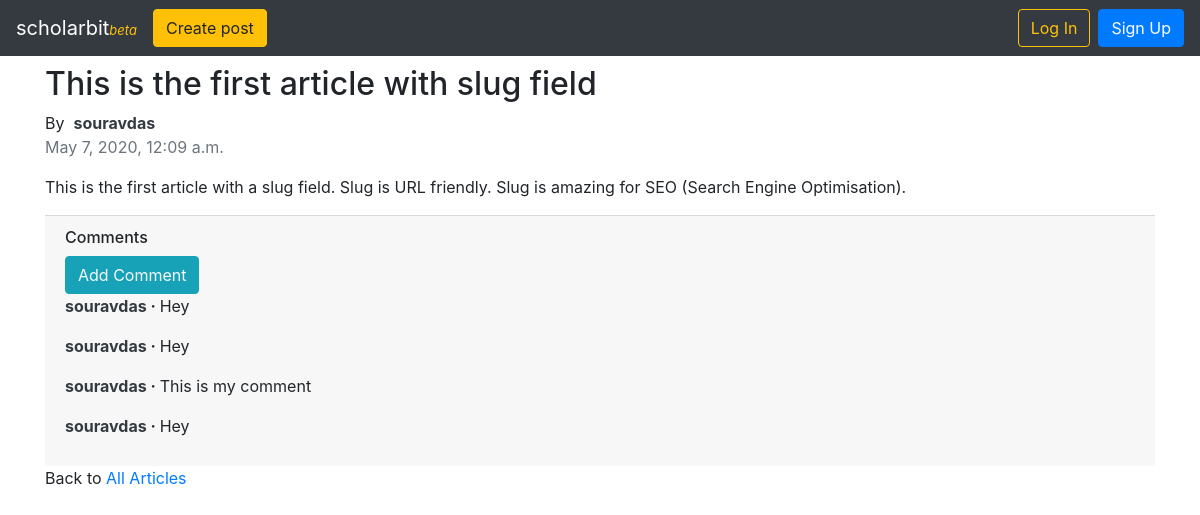
Screenshot of /articles/17/this-is-the-first-article-with-slug-field/ with the database file from the repository.
### articles/models.py (models this page shows, shortened)
class Article(models.Model):
    title = models.CharField(max_length=255)
    slug = models.SlugField(
        default='',
        editable=False,
        max_length=255,
    )
    body = models.TextField()
    date = models.DateTimeField(auto_now_add=True)
    author = models.ForeignKey(
        User,
        on_delete=models.CASCADE,
    )

class Comment(models.Model):
    article = models.ForeignKey(Article, on_delete=models.CASCADE, related_name='comments')
    comment = models.TextField()
    author = models.ForeignKey(
        get_user_model(),
        on_delete=models.CASCADE,
    )
    def __str__(self):
        return self.comment

### users/models.py (models this page shows)
class CustomUser(AbstractUser):
    email = models.EmailField(max_length=254, blank=False, unique = True)
    age = models.PositiveIntegerField(null=True, blank=True)
    college = models.CharField("College Name", max_length = 100, blank=True)
    first_name = models.CharField(max_length = 30)
    last_name = models.CharField(max_length = 50)
    bio = models.TextField("Write something about yourself", blank=True)
    occupation = models.CharField("I am a ", max_length = 50, choices = occupation_choices, blank = True)
    honours = models.CharField("Favourite subject", max_length=50, blank = True)
    avatar = models.TextField("Choose your Avatar", choices = avatar_choices, blank = True)
    degree = models.CharField("If you are student, degree you are pursuing", max_length=250, choices = degree_choices, blank=True)
    university = models.CharField(max_length=50, choices = university_choices, blank=True)

### articles/views.py (the view)
# urls.py: path('<int:pk>/<str:slug>/', ArticleDetailView.as_view(), name='article_detail'),
class ArticleDetailView(DetailView):
    model = Article
    template_name = 'article_detail.html'
    query_pk_and_slug = True

### articles/templates/article_detail.html (shortened to what this page needs)
{% extends 'base.html' %}
{% block content %}
    <div class="article-entry">
        <h2>{{ object.title }}</h2>
        <p>By
            <a href="{% url 'profile' object.author.username %}">
                <span class="font-weight-bold text-dark">{{ object.author }}</span>
            </a>    <br>
            <span class="text-muted">{{ object.date }}</span>
        </p>
        <p>{{ object.body|safe|linebreaks }}</p>
    </div>
    <div class="card-footer">
        <h6>Comments</h6>
        <a class="btn btn-info text-light" role="button" href="{% url 'comment_new' article.pk article.slug %}">Add Comment</a>
        {% for comment in article.comments.all %}
            <p>
                <span class="font-weight-bold">
                    <a class="text-dark" href="{% url 'profile' comment.author.username %}">{{ comment.author }}</a> &middot;
                </span>
                {{ comment }}
            </p>
        {% empty %}
            <p>No comments here yet!</p>
        {% endfor %}
    </div>
    <p>Back to <a href="{% url 'article_list' %}">All Articles</a></p>
{% endblock content %}

### rows the page displays
Article: title "This is the first article with slug field", author "souravdas", date "May 7, 2020, 12:09 a.m.", body "This is the first article with a slug field. Slug is URL friendly. Slug is amazing for SEO (Search Engine Optimisation)."
Comment: author "souravdas", comment "Hey"
Comment: author "souravdas", comment "Hey"
Comment: author "souravdas", comment "This is my comment"
Comment: author "souravdas", comment "Hey"
